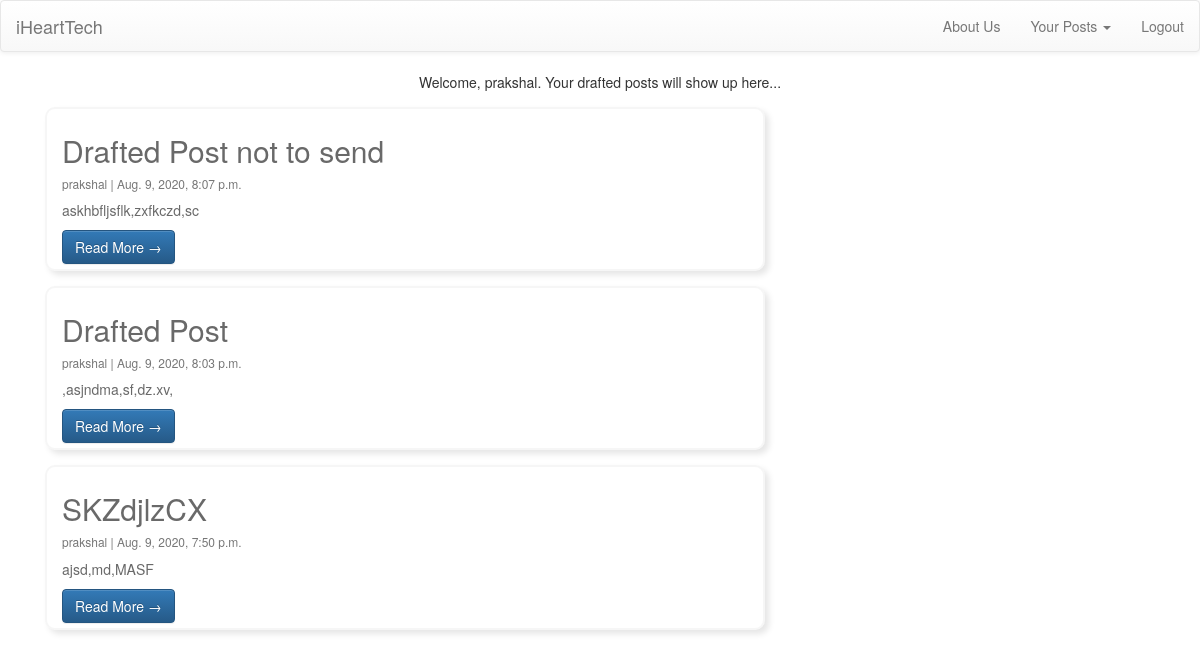
Page //drafts (signed in) on the earlier database version.
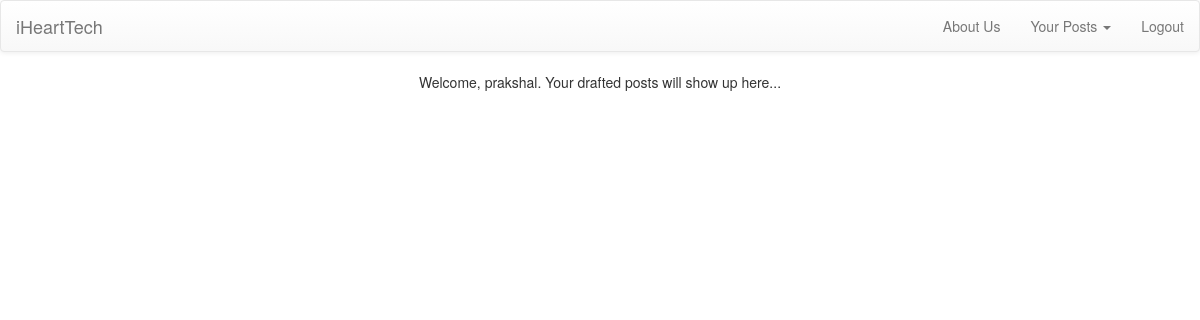
Same page on the later database version.
### blog/models.py (models this page shows, shortened)
class Post(models.Model):
    title = models.CharField(max_length=200, unique=True)
    author = models.ForeignKey(User, on_delete= models.CASCADE,related_name='blog_posts', blank=True)
    updated_on = models.DateTimeField(auto_now= True)
    content = RichTextField()
    created_on = models.DateTimeField(auto_now_add=True)
    status = models.IntegerField(choices=STATUS, default=0)
    class Meta:
        ordering = ['-created_on']

### blog/views.py (the view)
# urls.py: path('/drafts', views.DraftList.as_view(), name='drafts'),
class DraftList(generic.ListView):
    queryset = Post.objects.filter(status=0).order_by('-created_on')
    template_name = 'drafts.html'

### templates/drafts.html (shortened to what this page needs)
{% extends 'base.html' %}
{% block content %}
    {% if user.is_authenticated %}
        <div class="container">
            <center>Welcome, {{ user }}. Your drafted posts will show up here...</center>
            <div class="row">
                <div class="col-md-8 mt-3 left">
                    {% for post in post_list %}
                        {% if user == post.author %}
                            <div class="card">
                                <div class="card-body">
                                    <h2 class="card-title">{{ post.title }}</h2>
                                    <p class="card-text text-muted h6">{{ post.author }} | {{ post.created_on}} </p>
                                    <p class="card-text">{{post.content|slice:":200" | safe }}</p>
                                    <a href="{% url 'post_detail' post.pk  %}" class="btn btn-primary">Read More &rarr;</a>
                                </div>
                            </div>
                        {% endif %}
                    {% endfor %}
                </div>
            </div>
        </div>
{% endif %}
{% endblock %}

### templates/base.html (shortened to what this page needs)
<html>
<head>
  <link rel="stylesheet" type="text/css" href="https://use.fontawesome.com/releases/v5.7.1/css/all.css">
  <link rel="stylesheet" type="text/css" href="https://maxcdn.bootstrapcdn.com/bootstrap/3.3.7/css/bootstrap.min.css">
  <link rel="stylesheet" type="text/css" href="https://maxcdn.bootstrapcdn.com/bootstrap/3.3.7/css/bootstrap-theme.min.css">
</head>
<body>
    <nav class="navbar navbar-default">
      <div class="navbar-header">
        <a class="navbar-brand" href="{% url 'home' %}">iHeartTech</a>
      </div>
      <div class="collapse navbar-collapse" id="myNavbar">
        <ul class="nav navbar-nav navbar-right">
          <li>
            <a href="#">About Us</a>
          </li>
            {% if user.is_authenticated %}
                <li class="dropdown">
                  <a href="#" class="dropdown-toggle" data-toggle="dropdown" role="button" aria-haspopup="true" aria-expanded="false">
                    Your Posts <span class="caret"></span>
                  </a>
              </li>
              <li><a href="{% url 'logout' %}">Logout</a></li>
            {% else %}
              <li><a href="{% url 'login' %}">Login</a></li>
              <li><a href="{% url 'signup' %}">SignUp</a></li>
            {% endif %}
        </ul>
      </div>
    </nav>
  <main>
    {% block content %}
    {% endblock %}
  </main>
</body>
</html>

Differences in the rows shown:
removed Post: title "Drafted Post not to send", author "prakshal", created_on "Aug. 9, 2020, 8:07 p.m.", content "askhbfljsflk,zxfkczd,sc"
removed Post: title "Drafted Post", author "prakshal", created_on "Aug. 9, 2020, 8:03 p.m.", content ",asjndma,sf,dz.xv,"
removed Post: title "SKZdjlzCX", author "prakshal", created_on "Aug. 9, 2020, 7:50 p.m.", content "ajsd,md,MASF"
